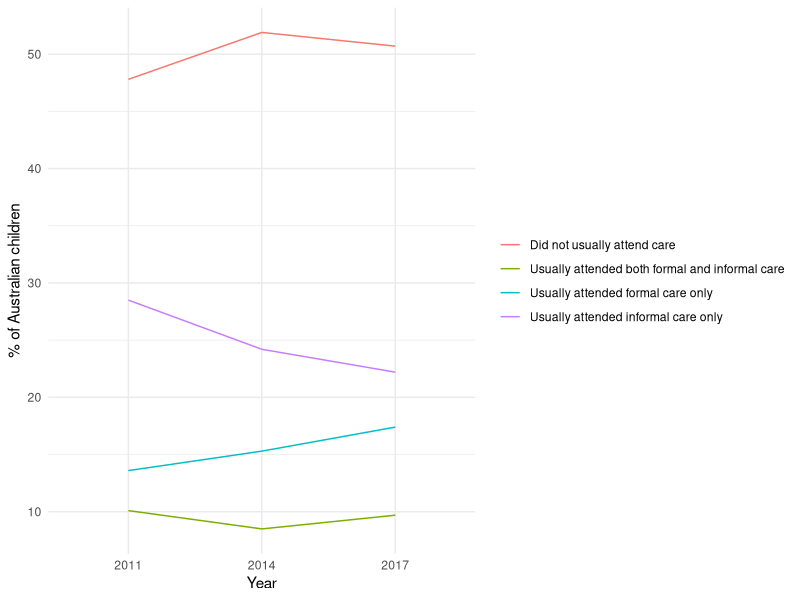

Recreate this plot in R.
## ---- chunk 1
##Packages
library(tidyverse)
library(knitr)
library(reshape2)
## ---- chunk 2
##Read in the data
master <- read_csv("Data/Master.csv")
## ---- chunk 3
filterwords <- c("Usually","usually","Total","Type", "Formal","Informal")
master %>%
  select(Care_Type, Total_Children_No_No_2017, Total_Children_Prop_No_2017, Total_no_no_2014, Total_no_prop_2014, Total_no_no_2011, Total_no_prop_2011) %>%
  filter(!grepl(paste(filterwords, collapse="|"), Care_Type)) %>%
  rename(`Total 2017 (000s)` = Total_Children_No_No_2017,
         `Proportion 2017` = Total_Children_Prop_No_2017,
         `Total 2014 (000s)` = Total_no_no_2014,
         `Proportion 2014` = Total_no_prop_2014,
         `Total 2011 (000s)` = Total_no_no_2011,
         `Proportion 2011` = Total_no_prop_2011,
         `Care Type` = Care_Type) %>%
  arrange(desc(`Total 2017 (000s)`)) %>%
  kable()
  
## ---- chunk 4
master %>%
  filter(grepl("Usually", Care_Type, ignore.case=TRUE)) %>%
  filter(Care_Type!="Usually attended care") %>%
  select(Care_Type, Total_no_prop_2011, Total_no_prop_2014, Total_Children_Prop_No_2017) %>%
  rename_at(vars(-Care_Type), function(x) gsub("Total_no_prop_", "", x)) %>%
  rename(`2017` = Total_Children_Prop_No_2017) %>%
  reshape2::melt(id.vars="Care_Type") %>%
  ggplot() +
  aes(variable, value, group=Care_Type, color=Care_Type) +
  geom_line() +
  theme_minimal() +
  ylab("% of Australian children") +
  xlab("Year") +
  theme(legend.title = element_blank())
